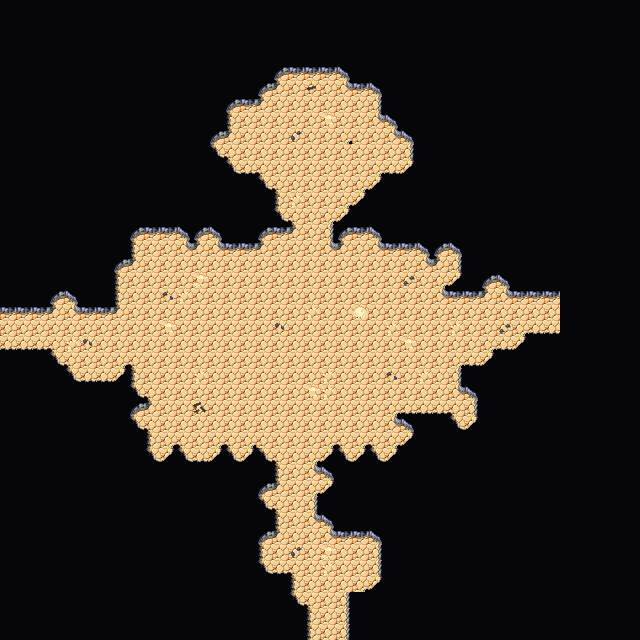

Tiled map render using the project's own tile images. Description and the map definition, with tile-layer contents summarised, below:
An orthogonal 40x40 tile map with 16x16 px tiles, 4 tile layers (Collision, Background, Walls, Clutter), 2 tilesets and 3 objects.

<map version="1.5" tiledversion="1.7.2" orientation="orthogonal" renderorder="right-down" width="40" height="40" tilewidth="16" tileheight="16" infinite="0" nextlayerid="7" nextobjectid="64">
 <editorsettings>
  <export target="wastetown..tmx" format="tmx" />
 </editorsettings>
 <tileset firstgid="1" source="../../../tileset/main.tsx" />
 <tileset firstgid="3477" source="../../../tileset/buildings.tsx" />
 <layer id="6" name="Collision" width="40" height="40">
  <data>[1600 cells, 0 non-empty, 0 distinct tile ids]</data>
 </layer>
 <layer id="1" name="Background" width="40" height="40">
  <data>[1600 cells, 1600 non-empty, 1 distinct tile ids]</data>
 </layer>
 <layer id="2" name="Walls" width="40" height="40">
  <data>[1600 cells, 1290 non-empty, 19 distinct tile ids]</data>
 </layer>
 <layer id="3" name="Clutter" width="40" height="40">
  <properties>
   <property name="spriteLayer" type="bool" value="true" />
  </properties>
  <data>[1600 cells, 28 non-empty, 10 distinct tile ids]</data>
 </layer>
 <objectgroup id="4" name="Objects">
  <object id="59" template="../../../obj/door_right.tx" x="0.66667" y="336.5">
   <properties>
    <property name="teleport" value="../common/maps/map/cave/cave_multilevel_4/cave_23G8.tmx" />
    <property name="teleportObjectId" value="63" />
   </properties>
  </object>
  <object id="62" template="../../../obj/door_up.tx" x="320.672" y="638.393">
   <properties>
    <property name="teleport" value="../common/maps/map/cave/cave_multilevel_4/cave_23H9.tmx" />
    <property name="teleportObjectId" value="61" />
   </properties>
  </object>
  <object id="63" template="../../../obj/door_left.tx" x="543.962" y="322.639">
   <properties>
    <property name="teleport" value="../common/maps/map/cave/cave_multilevel_4/cave_23G10.tmx" />
    <property name="teleportObjectId" value="59" />
   </properties>
  </object>
 </objectgroup>
</map>
